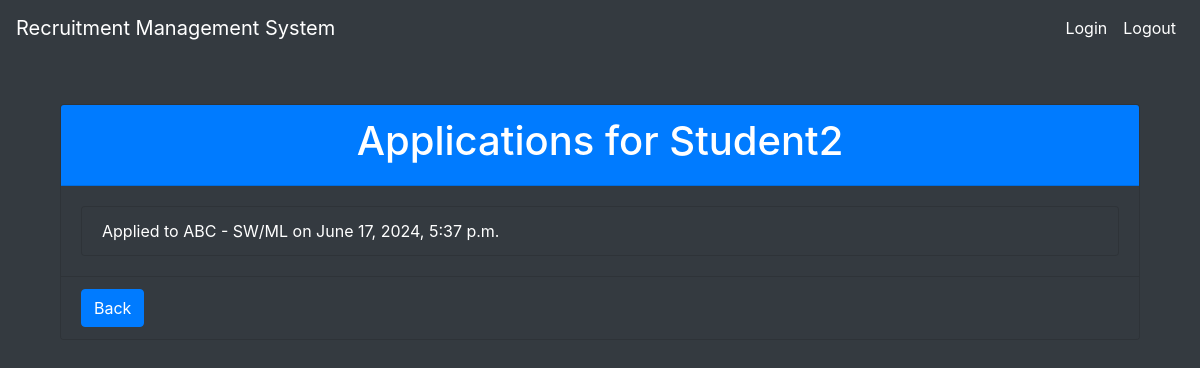
The app's page /view_student_applications/5/ (signed in) with its own data.
### rec/models.py (models this page shows, shortened)
class Student(models.Model):
    user = models.OneToOneField(User, on_delete=models.CASCADE)
    name = models.CharField(max_length=254)
    enrollment = models.CharField(max_length=20, unique=True)
    contact = models.CharField(max_length=15)
    email = models.EmailField(unique=True)
    gender = models.CharField(max_length=10)
    city = models.CharField(max_length=50)
    state = models.CharField(max_length=50)
    tenth_grade = models.FloatField(null=True, blank=True)
    twelfth_grade = models.FloatField(null=True, blank=True)
    resume = models.FileField(upload_to='resumes/', null=True, blank=True)
    profile_picture = models.ImageField(upload_to='profile_pictures/', null=True, blank=True)

class Application(models.Model):
    student = models.ForeignKey(User, on_delete=models.CASCADE)
    drive = models.ForeignKey(PlacementDrive, on_delete=models.CASCADE)
    applied_at = models.DateTimeField(auto_now_add=True)

class PlacementDrive(models.Model):
    company_name = models.CharField(max_length=100)
    job_role = models.CharField(max_length=100)
    eligibility_criteria = models.TextField()
    date = models.DateField()
    facilitator = models.ForeignKey(User, on_delete=models.CASCADE, related_name='drives')

### rec/views.py (the view)
# urls.py: path('view_student_applications/<int:student_id>/', views.view_student_applications, name='view_student_applications'),
@login_required
def view_student_applications(request, student_id):
    student = get_object_or_404(Student, id=student_id)
    applications = Application.objects.filter(student=student.user)
    return render(request, 'rec/view_student_applications.html', {'student': student, 'applications': applications})

### rec/templates/rec/view_student_applications.html (shortened to what this page needs)
{% extends 'rec/base.html' %}
{% load static %}
{% block content %}
<div class="container mt-5">
    <div class="card bg-dark text-white">
        <div class="card-header bg-primary">
            <h1 class="text-center">Applications for {{ student.name }}</h1>
        </div>
        <div class="card-body">
            <ul class="list-group">
                {% for application in applications %}
                <li class="list-group-item bg-dark text-white">
                    Applied to {{ application.drive.company_name }} - {{ application.drive.job_role }} on {{ application.applied_at }}
                </li>
                {% empty %}
                <li class="list-group-item bg-dark text-white">
                    No applications found.
                </li>
                {% endfor %}
            </ul>
        </div>
        <div class="card-footer bg-dark">
            <a href="{% url 'facilitator_dashboard' %}" class="btn btn-primary">Back</a>
        </div>
    </div>
</div>
{% endblock %}

### rec/static/rec/css/style.css (style rules this page uses)
body { background-color: #343a40; color: #ffffff; }
.btn-primary { background-color: #007bff; border-color: #007bff; }

### records on screen
Student: name "Student2"
Application: drive.company_name "ABC", drive.job_role "SW/ML", applied_at "June 17, 2024, 5:37 p.m."
